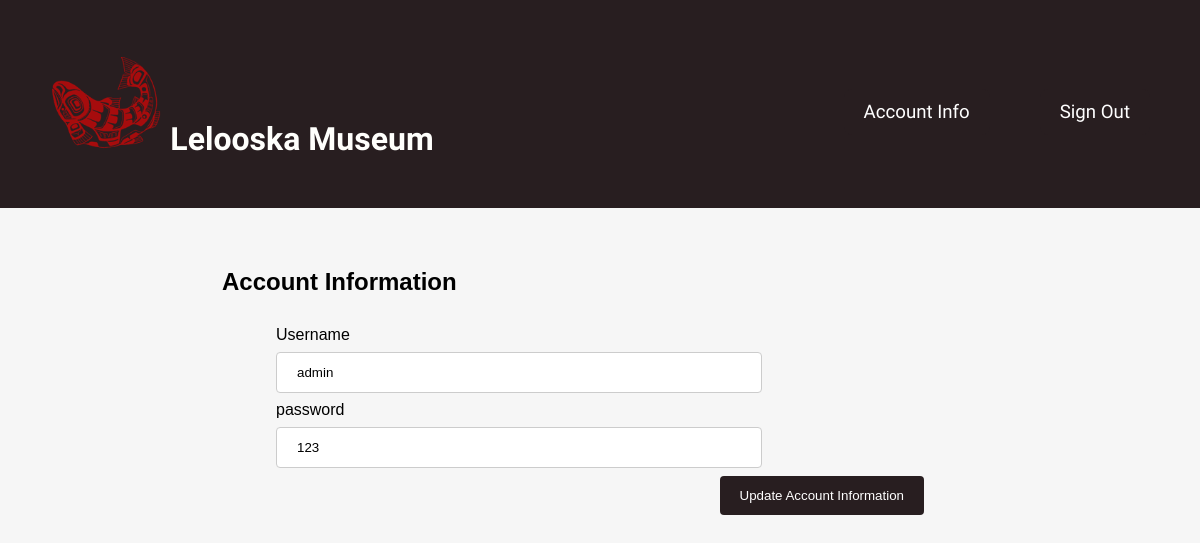
The page /phpApp/account.php (signed in) on the database as committed earlier.
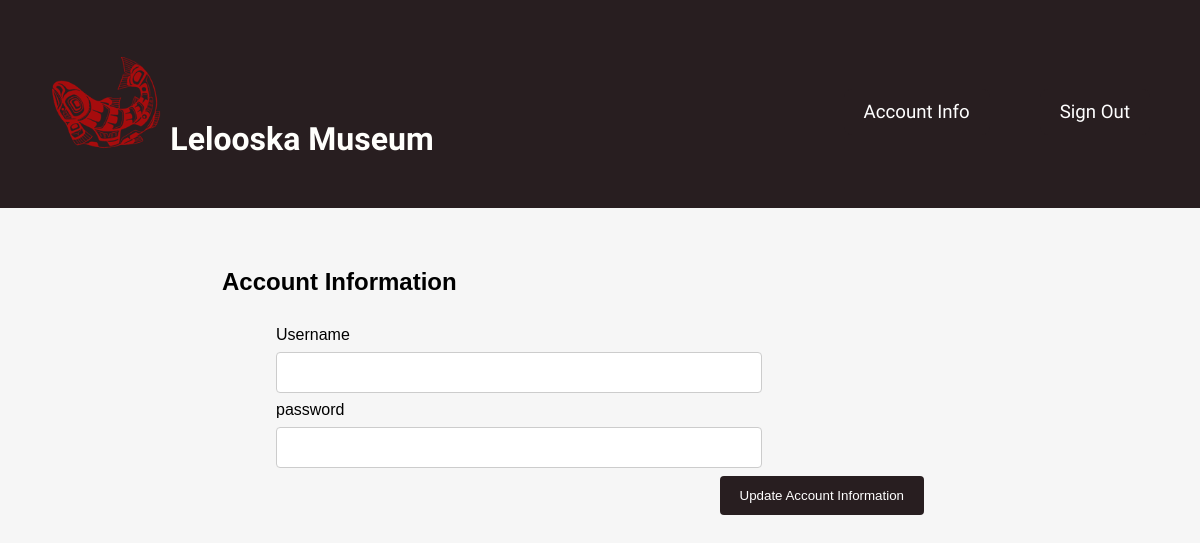
The same page on the database as committed later.
### tables this page shows
CREATE TABLE User (
    userID INTEGER NOT NULL PRIMARY KEY,
    username TEXT NOT NULL,
    password TEXT NOT NULL
);

### phpApp/account.php (the view, shortened to what this page needs)
<!DOCTYPE html>
<html>
<?php
$db_file = './museum.db';
try {
    $db = new PDO('sqlite:' . $db_file);
    $db->setAttribute(PDO::ATTR_ERRMODE, PDO::ERRMODE_EXCEPTION);
	$stmt = $db->prepare("select * from User");
	$stmt->execute();
	$tuple = $stmt->fetch(PDO::FETCH_ASSOC);
	$username = $tuple['username'];
	$password = $tuple['password'];
}
catch(PDOException $e){
	die('Exception : '.$e->getMessage());
}
?>
	<head>
		<link rel="stylesheet" href="styles.css" />
	</head>
	<body>
		<div class="page">
			<header class="menu-container">
                <h1 class="logo">
                	<img src="./media/salmon.png" width=auto height=100 >
                    <a class="logo-link" href="./artifactList.php">Lelooska Museum</a>
                </h1>
                <nav class="menu">
                	<li><a class="nav-link" href="./account.php">Account Info</a></li>
					<li><a class="nav-link" href="./signOut.php">Sign Out</a></li>
				</nav>
            </header>
			<article class="content">
				<header class="title">
					<h2>Account Information</h2>
				</header>
				<form
					class="museumForm"
					method="post"
					action="editAccount.php"
				>
					<label for="username">Username</label>
					<input
						class="textInput"
						type="text"
						name="username"
						value= "<?php echo "$username"; ?>"
						pattern="[A-Za-z0-9]{1,}"
						required
					/>
					<label for="password">password</label>
					<input
						class="textInput"
						type="text"
						name="password"
						value= "<?php echo "$password"; ?>"
						pattern="[A-Za-z0-9]{1,}"
						required
					/>
					<input type="submit" value="Update Account Information">
				</form>
			</article>
		</div>
	</body>
</html>

### phpApp/styles.css (style rules this page uses)
:root { --header-color: #281e20; --header-font: #fff; --header-hover: #791212; --header-dropdown-background: #791212; --background-color: #f6f6f6; --body-font: #fffffc; --pop-of-green: #b9f5d8; --pop-of-blue: #08a4bd; }
* { margin: 0; padding: 0; box-sizing: border-box; font-family: Arial, Helvetica, sans-serif; }
body { min-height: 100vh; display: flex; background-color: var(--background-color); flex-direction: column; }
.page { height: 100%; }
.menu-container { color: var(--header-font); background-color: var(--header-color); padding: 20px 0; display: flex; justify-content: space-between; width: 100%; padding: 50px; }
.menu { margin-top: 15px; width: 60%; display: flex; align-items: center; justify-content: right; }
.menu > li { display: inline; margin-right: 50px; }
.menu > li:last-of-type { margin-right: 0; }
.nav-link:link, .nav-link:visited { background-color: var(--header-color); color: var(--header-font); padding: 12px 20px; transition-duration: 0.4s; box-shadow: none; border: none; border-radius: 8px; cursor: pointer; text-align: right; font-size: 14pt; text-decoration: none; font-family: 'Forum', Arial, Helvetica, sans-serif; }
.logo-link:link, .logo-link:visited { color: var(--body-font); text-decoration: none; font-family: 'Forum', Arial, Helvetica, sans-serif; }
.content { display: block; margin: 5%; }
.title { display: block; margin-left: 10%; padding-left: 5%; padding-bottom: 10px; }
.museumForm { margin: 20px 0; display: block; margin-left: auto; margin-right: auto; width: 60%; }
.museumForm > label { display: block; }
.museumForm > input[type="text"] { width: 75%; padding: 12px 20px; margin: 8px 0; display: inline-block; border: 1px solid #ccc; border-radius: 4px; box-sizing: border-box; }
.museumForm > input[type="submit"] { background-color: var(--header-color); color: var(--header-font); padding: 12px 20px; border: none; border-radius: 4px; cursor: pointer; float: right; }

Rows that differ between the two databases and show on the page:
removed user: username "admin", password "123"
